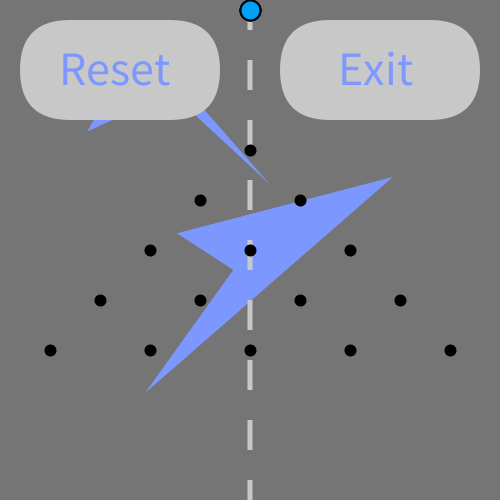
Frame 1 (no input)
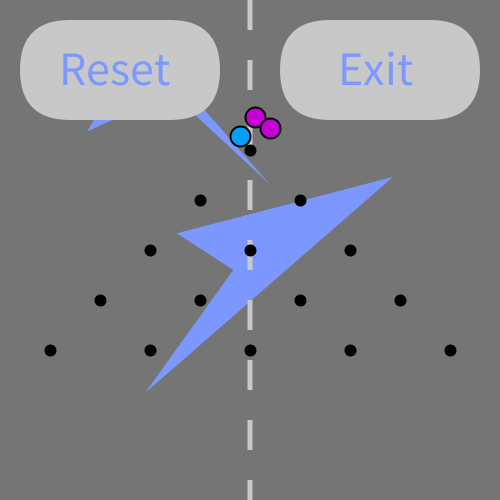
Frame 60 (the mouse pressed at the canvas centre just before this capture)
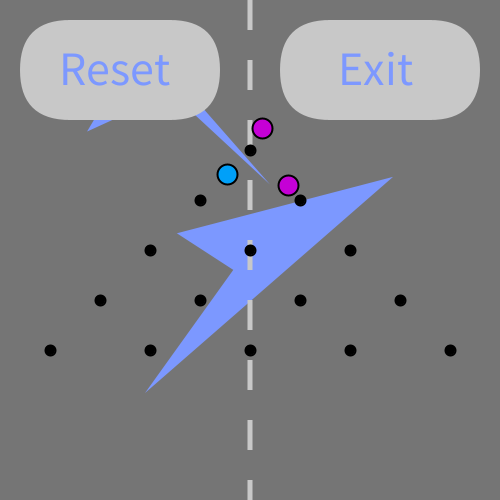
Frame 120 (the mouse held since frame 60 and released just before this capture)

The Processing sketch that drew these frames (run headless with seeded random() and noise(); from frame 60 on, the mouse is pressed at the canvas centre):

// Processing sketch: generative_art
// ── generative_art.pde
/*
 Ethan Rosenfeld
 06/29/2022
 Generative Art / Animation Project
 
 Challenges / Issues:
 - Troubleshooting the collision logic
 - Staying organized
 
 Future Possibilities:
 - Find ways to compress some areas of code
 - Add more balls
 - Add a system to count how many land in each section of the screen, and then calculate percentages
 - Display percentages to the top of the screen
 
 New Information:
 - Learned how to create semi-realistic interactions between objects on Processing
 - Used sensitive dependence on initial conditions to create new results each time the code is run
 
 Sources:
 - Collision detection code:
     - https://stackoverflow.com/questions/8566336/java-circle-circle-collision-detection
 */

float circle_x1 = 250;                    // Circle 1 X coordinate
float circle_y1 = 10;                     // Circle 1 Y coordinate
float speed_x1 = random(-0.3, 0.3);       // Circle 1 X speed (Randomized on start)
float speed_y1 = 4;                       // Circle 1 Y speed
float circle_x2 = 250;                    // Circle 2 X coordinate
float circle_y2 = 10;                     // Circle 2 Y coordinate
float speed_x2 = random(-0.3, 0.3);       // Circle 2 X speed (Randomized on start)
float speed_y2 = 4;                       // Circle 2 Y speed
float circle_x3 = 250;                    // Circle 3 X coordinate
float circle_y3 = 10;                     // Circle 3 Y coordinate
float speed_x3 = random(-0.3, 0.3);       // Circle 3 X speed (Randomized on start)
float speed_y3 = 4;                       // Circle 3 Y speed
float[][] arrayColor = new float[3][2];   // Array for color of balls depending on side
boolean collision1C = false;              // Detection of collision for circle 1 on the center of a pin
boolean collision1L = false;              // Detection of collision for circle 1 on the left of a pin
boolean collision1R = false;              // Detection of collision for circle 1 on the right of a pin
boolean collision2C = false;              // Detection of collision for circle 2 on the center of a pin
boolean collision2L = false;              // Detection of collision for circle 2 on the left of a pin
boolean collision2R = false;              // Detection of collision for circle 2 on the right of a pin
boolean collision3C = false;              // Detection of collision for circle 3 on the center of a pin
boolean collision3L = false;              // Detection of collision for circle 3 on the left of a pin
boolean collision3R = false;              // Detection of collision for circle 3 on the right of a pin
int[] pinX = {250, 200, 300, 150, 250, 350, 400, 300, 200, 100, 50, 150, 250, 350, 450};    // Array of pin X coordinates
int[] pinY = {150, 200, 200, 250, 250, 250, 300, 300, 300, 300, 350, 350, 350, 350, 350};   // Array of pin Y coordinates
float[] bgCoords = {random(50, 450), random(50, 450), random(50, 450), random(50, 450), 
                    random(50, 450), random(50, 450), random(50, 450), random(50, 450), random(50, 450)}; // Random shape in background
float backgroundStatic = random(100, 150);  // Random background color
boolean bounceAgain1 = true;                // Booleans to make balls bounce again if hitting bottom
boolean bounceAgain2 = true;
boolean bounceAgain3 = true;

// Random background color and design
void randomBackground() {
  background(backgroundStatic);
  noStroke();
  fill(124, 152, 255);
  quad(bgCoords[0], bgCoords[1], bgCoords[1], bgCoords[2], bgCoords[2], bgCoords[3], bgCoords[3], bgCoords[4]);
  quad(bgCoords[4], bgCoords[5], bgCoords[5], bgCoords[6], bgCoords[6], bgCoords[7], bgCoords[7], bgCoords[8]);
  for (int i = 0; i < 10; i ++) {
    fill(200);
    rect(247.5, 60*i, 5, 30);
  }
}

// Create Exit and Reset buttons with functionality
void drawButtons() {
  fill(200);
  textAlign(CENTER);
  textSize(48);
  rect(20, 20, 200, 100, 50);
  fill(124, 152, 255);
  text("Reset", 115, 85);
  fill(200);
  rect(280, 20, 200, 100, 50);
  fill(125, 152, 255);
  text("Exit", 375, 85);
  if (mousePressed && mouseY > 20 && mouseY < 120) {
    if (mouseX > 20 && mouseX < 220) {
      circle_x1 = 250;
      circle_y1 = 10;
      speed_x1 = random(-0.3, 0.3);
      speed_y1 = 4;
      circle_x2 = 250;
      circle_y2 = 10;
      speed_x2 = random(-0.3, 0.3);
      speed_y2 = 4;
      circle_x3 = 250;
      circle_y3 = 10;
      speed_x3 = random(-0.3, 0.3);
      speed_y3 = 4;
      bounceAgain1 = true;
      bounceAgain2 = true;
      bounceAgain3 = true;
      for (int i = 0; i < bgCoords.length; i++) {    // Randomize background shape
        bgCoords[i] = random(50, 450);
      }
    }
    if (mouseX > 280 && mouseX < 480) {
      exit();
    }
  }
}

void setup() {
  size(500, 500);

  // Randomize color for left and right sides on start
  arrayColor[0][0] = random(150, 255);
  arrayColor[1][0] = 0;
  arrayColor[2][0] = random(150, 255);
  arrayColor[0][1] = 0;
  arrayColor[1][1] = random(150, 255);
  arrayColor[2][1] = random(150, 255);
}

void draw() {
  randomBackground();
  drawButtons();

  // Pins
  stroke(0);
  strokeWeight(2);
  fill(0);
  circle(250, 150, 10);
  circle(200, 200, 10);
  circle(300, 200, 10);
  circle(150, 250, 10);
  circle(250, 250, 10);
  circle(350, 250, 10);
  circle(400, 300, 10);
  circle(300, 300, 10);
  circle(200, 300, 10);
  circle(100, 300, 10);
  circle(50, 350, 10);
  circle(150, 350, 10);
  circle(250, 350, 10);
  circle(350, 350, 10);
  circle(450, 350, 10);

  // Choose fill color depending on side of screen and make ball
  stroke(0);
  if (circle_x1 > 250) {
    fill(arrayColor[0][0], arrayColor[1][0], arrayColor[2][0]);
  } else {
    fill(arrayColor[0][1], arrayColor[1][1], arrayColor[2][1]);
  }
  circle(circle_x1, circle_y1, 20);
  if (circle_x2 > 250) {
    fill(arrayColor[0][0], arrayColor[1][0], arrayColor[2][0]);
  } else {
    fill(arrayColor[0][1], arrayColor[1][1], arrayColor[2][1]);
  }
  circle(circle_x2, circle_y2, 20);
  if (circle_x3 > 250) {
    fill(arrayColor[0][0], arrayColor[1][0], arrayColor[2][0]);
  } else {
    fill(arrayColor[0][1], arrayColor[1][1], arrayColor[2][1]);
  }
  circle(circle_x3, circle_y3, 20);
  stroke(150, 200, 0);
  strokeWeight(2);

  // Detect collisions between ball and pins
  for (int i = 0; i < pinX.length; i ++) {
    float xDif1 = pinX[i] - circle_x1;                        // Calculation for collision for circle 1
    float yDif1 = pinY[i] - circle_y1;                            //https://stackoverflow.com/questions/8566336/java-circle-circle-collision-detection
    float distanceSquared1 = xDif1 * xDif1 + yDif1 * yDif1;
    if (distanceSquared1 < (5 + 7.5) * (5 + 7.5)) {
      if (circle_x1 > pinX[i]) {                              // Checking if collison is center, left, or right
        collision1R = true;
      } else if (circle_x1 < pinX[i]) {
        collision1L = true;
      } else {
        collision1C = true;
      }
    }
    float xDif2 = pinX[i] - circle_x2;                        // Calculation for collision for circle 2
    float yDif2 = pinY[i] - circle_y2;                            //https://stackoverflow.com/questions/8566336/java-circle-circle-collision-detection
    float distanceSquared2 = xDif2 * xDif2 + yDif2 * yDif2;
    if (distanceSquared2 < (5 + 7.5) * (5 + 7.5)) {
      if (circle_x2 > pinX[i]) {                              // Checking if collision is center, left, or right
        collision2R = true;
      } else if (circle_x2 < pinX[i]) {
        collision2L = true;
      } else {
        collision2C = true;
      }
    }
    float xDif3 = pinX[i] - circle_x3;                        // Calculation for collision for circle 1
    float yDif3 = pinY[i] - circle_y3;                            //https://stackoverflow.com/questions/8566336/java-circle-circle-collision-detection
    float distanceSquared3 = xDif3 * xDif3 + yDif3 * yDif3;
    if (distanceSquared3 < (5 + 7.5) * (5 + 7.5)) {
      if (circle_x3 > pinX[i]) {                              // Checking if collison is center, left, or right
        collision3R = true;
      } else if (circle_x3 < pinX[i]) {
        collision3L = true;
      } else {
        collision3C = true;
      }
    }
  }

  // Change ball movement depending on what side of the pin the ball hits if collision is detected
  // Collision direction for circle 1
  if (collision1C) {
    speed_y1 = -1;
    // println("Collision 1 Center");        // Dev check for correct collision detection
    speed_x1 = 0;
    collision1C = false;
  } else if (collision1L) {
    speed_y1 = -1;
    // println("Collision 1 Left");          // Dev check for correct collision detection
    speed_x1 = abs(speed_x1) * -1.25;
    collision1L = false;
  } else if (collision1R) {
    speed_y1 = -1;
    // println("Collision 1 Right");         // Dev check for correct collision detection
    speed_x1 = abs(speed_x1) * 1.25;
    collision1R = false;
  }

  // Collision direction for circle 2
  if (collision2C) {
    speed_y2 = -1;
    // println("Collision 2 Center");        // Dev check for correct collision detection
    speed_x2 = 0;
    collision2C = false;
  } else if (collision2L) {
    speed_y2 = -1;
    // println("Collision 2 Left");          // Dev check for correct collision detection
    speed_x2 = abs(speed_x2) * -1.25;
    collision2L = false;
  } else if (collision2R) {
    speed_y2 = -1;
    // println("Collision 2 Right");         // Dev check for correct collision detection
    speed_x2 = abs(speed_x2) * 1.25;
    collision2R = false;
  }

  // Collision direction for circle 3
  if (collision3C) {
    speed_y3 = -1;
    // println("Collision 2 Center");        // Dev check for correct collision detection
    speed_x3 = 0;
    collision3C = false;
  } else if (collision3L) {
    speed_y3 = -1;
    // println("Collision 2 Left");          // Dev check for correct collision detection
    speed_x3 = abs(speed_x3) * -1.25;
    collision3L = false;
  } else if (collision3R) {
    speed_y3 = -1;
    // println("Collision 2 Right");         // Dev check for correct collision detection
    speed_x3 = abs(speed_x3) * 1.25;
    collision3R = false;
  }

  // If at the bottom, bounce once then stop moving
  if (circle_y1 >= 485) {
    if (speed_x1 > 0.2) {
      speed_x1 -= 0.2;
    } else if (speed_x1 < -0.2) {
      speed_x1 += 0.2;
    } else {
      speed_x1 = 0;
    }
    if (bounceAgain1) {
      speed_y1 = -2;
      bounceAgain1 = false;
    } else if (!bounceAgain1 && circle_y1 >= 484) {
      speed_y1 = 0;
    }
  }
  if (circle_y2 >= 485) {
    if (speed_x2 > 0.2) {
      speed_x2 -= 0.2;
    } else if (speed_x2 < -0.2) {
      speed_x2 += 0.2;
    } else {
      speed_x2 = 0;
    }
    if (bounceAgain2) {
      speed_y2 = -2;
      bounceAgain2 = false;
    } else if (!bounceAgain2 && circle_y2 >= 484) {
      speed_y2 = 0;
    }
  }
  if (circle_y3 >= 485) {
    if (speed_x3 > 0.2) {
      speed_x3 -= 0.2;
    } else if (speed_x3 < -0.2) {
      speed_x3 += 0.2;
    } else {
      speed_x3 = 0;
    }
    if (bounceAgain3) {
      speed_y3 = -2;
      bounceAgain3 = false;
    } else if (!bounceAgain3 && circle_y3 >= 484) {
      speed_y3 = 0;
    }
  }

  // If touching walls, bounce back
  if (circle_x1 >= 490 || circle_x1 <= 10) {
    speed_x1 *= -1;
  }
  if (circle_x2 >= 490 || circle_x2 <= 10) {
    speed_x2 *= -1;
  }
  if (circle_x3 >= 490 || circle_x3 <= 10) {
    speed_x3 *= -1;
  }

  // Constant speed calculations
  circle_y1+=speed_y1;
  circle_x1+=speed_x1;
  speed_y1+=0.02;
  circle_y2+=speed_y2;
  circle_x2+=speed_x2;
  speed_y2+=0.06;
  circle_y3+=speed_y3;
  circle_x3+=speed_x3;
  speed_y3+=0.04;
}

/*
Peer Review:
 
 Sebastian
 - Make the balls Rick Astley's head
     - I'm not doing this one
 - Make the ball bounce one more time when it hits the ground
     - Completed, but breaks often
 
 Maxwell
 - Change blue shape on reset
     - Completed
 - Change apparent weight of balls
     - Completed 
 - Change middle line X position as the balls fall -- affects color of balls
     - Not possible the way the code is currently set up
 - Randomize background shape color
     - I decided not to do this
 */
